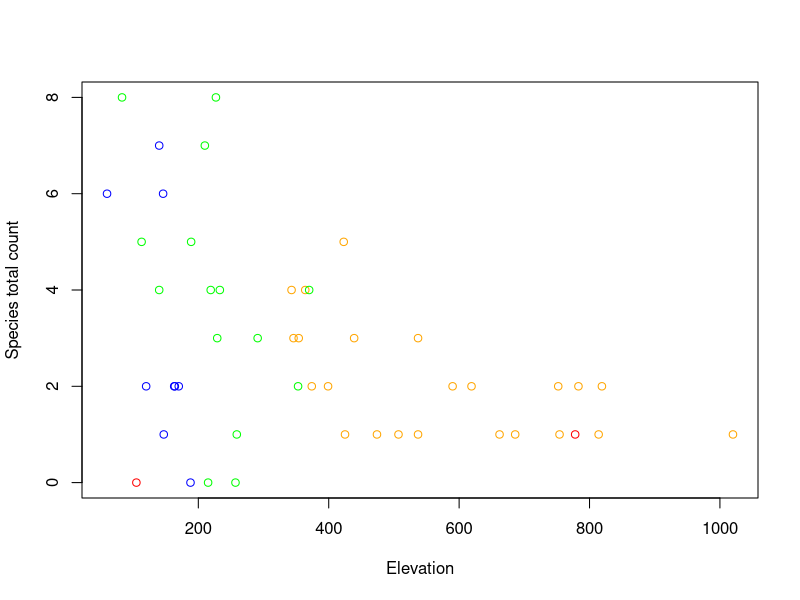

Generate this figure with R:
################################################################################
# LIFEDAT Lab - Activity 3
# Jerome Poblete
# 21 May 2026
################################################################################

# Clean the environment.
rm(list=ls())

# A. Read and perform descriptive statistics.
## 1. Read in the CSV file as a data frame, cleaning up NA.
df <- read.csv("herpetozoa-033-095-s001.csv")

## Select non-NA rows and all their data columns.
df <- df[complete.cases(df),]


## 2. Show the data structure.
class(df) # Expected: "data.frame"
str(df)   # Expected: prints everything


## 3. Subset the elevation data and provide the following:
###   i.   mean
###   ii.  standard deviation
###   iii. range

# Select all rows for just the Elev column.
elev.data <- df[,"Elev"]
mean(elev.data)
sd(elev.data)
range(elev.data)

## 4. Subset the species data (columns G "Babu" to AG "Trsu"). Count the total
##    number of observations per species. Show 2 methods, using a typical loop
##    and a compact loop. Which species has the most and fewest observations?


# TODO: Can we determine the index of "Babu" programatically?
species.data  <- df[7:length(df)]

# max and min
most  <- list(species = "",  count = -1)
least <- list(species = "",  count = -1)

### 4.a. Typical for loop
###      Iterate over all the species data frames by name.
###      Using this name, we can index the data frame. We need to use this
###      rather than iterating the data.frame directly because we want to
###      save the species name for the extremes.
for (k in colnames(species.data)) {
  n <- sum(species.data[k])

  # Ugly but works for our purposes
  if (n > most$count) {
    most$species <- k
    most$count   <- n
  }
  else if (least$count == -1 || n < least$count) {
    least$species <- k
    least$count   <- n
  }
}


str(most)
str(least)

### 4.b. Compact for loop

# List of names.
species.names <- colnames(species.data)

# List of sums. Indexes here also refer to the index in `species.names`.
species.sums  <- sapply(species.data, sum)

# Return a list containing the fields "species", and "count".
species.apply <- function(f) {
  i <- f(species.sums)
  k <- species.names[i]
  list(species = k, count = species.sums[i])
}

# which.max and which.min return the index of the value in question.
# Originally found by looking at the "See also" section for ?min.
most2  <- species.apply(which.max)
least2 <- species.apply(which.min)

str(most2)
str(least2)

## 5. Combine the columns of species with the most and fewest observations
##    with habitat types (Htypes). Determine the mean count of these species
##    in each habitat type. Which habitat type has the most species counts?

# First save the type names we want
# data is the raw, unfiltered list of type names. Indexes are maintained.
# names is the list of unique type names.
htypes.data  <- df[, "Htypes"]
htypes.names <- unique(htypes.data)

# Then get the mean counts of the 2 species per habitat. Each index refers
# to a type name in `htypes.data`. In `apply`, the second (2nd) argument is
# MARGIN. THe possible values are as follows:
#
#     i.   1       - apply FUN row-wise.
#     ii.  2       - apply FUN column-wise.
#     iii. c(1, 2) - apply FUN to rows and columns.
#     iv.  chr[]   - if X has named dimnames.
combined.means <- apply(df[, c(most$species, least$species)], 1, mean)

# We now have the information to map Htypes to mean counts.
#combined <- cbind(htypes.data, combined.means)
#colnames(combined) <- c("types", "means")

# First save the type names with the counts for the 2 species.
# However, Htypes may have duplicates so we need to combine them
# For some reason this fails???
# data.frame(rep(list(total=0, count=0), 4), row.names = htypes.names)
combined.totals <- data.frame(rep(0, 4), row.names = htypes.names)
combined.counts <- data.frame(rep(0, 4), row.names = htypes.names)

for (i in seq_along(htypes.data)) {
  k <- htypes.data[i]
  combined.totals[k,] <- combined.totals[k,] + combined.means[i]
  combined.counts[k,] <- combined.counts[k,] + 1
}

combined <- data.frame(combined.totals / combined.counts, row.names = htypes.names)
# Ok now what?
  

# B. Graphical representation.

## 1. From the original dataframe, combine the following columns:
##    i.   species total count column (SPPTotal)
##    ii.  elevation
##    iii. habitat type columns
##
##    Combine the combined columns into a scatter plot (see ?plot), with the
##    following properties:
##
#     i.  x-axis: elevation
##    ii. y-axis: species total count
##
##    Change the point colors based on habitat type. Are there habitat types
##    with no species observations? What are these?

# Create a new column in the data frame for color.
# We want to map each row's Htype so some color so that when we plot
# the correspoinding elevation, we can visualize them better.
htypes.colors <- htypes.data
htypes.colors_map <- c(ASG = "green", ESG = "blue", CVT = "red", OGF = "orange")
for (i in seq_along(htypes.colors)) {
  htype <- htypes.colors[i]
  htypes.colors[i] <- htypes.colors_map[htype]
}


# Create a simple scatterplot. It only plots points, no lines are added.
plot(x    = elev.data,
     y    = df[, "SPPTotal"],
     xlab = "Elevation",
     ylab = "Species total count",
     col  = htypes.colors)


# ANSWER: Based on above plot, all 4 habitat types have species observations
#         since the 4 valid colors (green, blue, purple and orange) are seen.


## 2. From the combined data of the following:
##
##    i.   Species total counts
##    ii.  Elevation
##    iii. habitat types
##
##    ...determine the total/sum number of species observed per habitat
##    and create a bar plot. Use the bar plot help.
##
##    The bar plot's properties should be as follows:
##
##    i.   x-axis: habitat types.
##    ii.  y-axis  total/sum number of species for a given habitat.

# Create a list of all species summed up per row. Each index maps to a row.
df.species.sums <- apply(species.data, 1, sum)

# Now, sum up the total species counts for each habitat type.
df.htypes.sums <- data.frame(rep(0, 4), row.names = htypes.names)


## 3. Lastly, create a histogram of total species counts using the histogram
##    function. Make sure all axes are properly labelled.


# C. Interpretation.
#    Based on the summary statistics and preliminary graphs you just created,
#    hod do you describe the relationship between the following:
#
#    1. total species observed
#    2. habitat types
#    3. elevation
